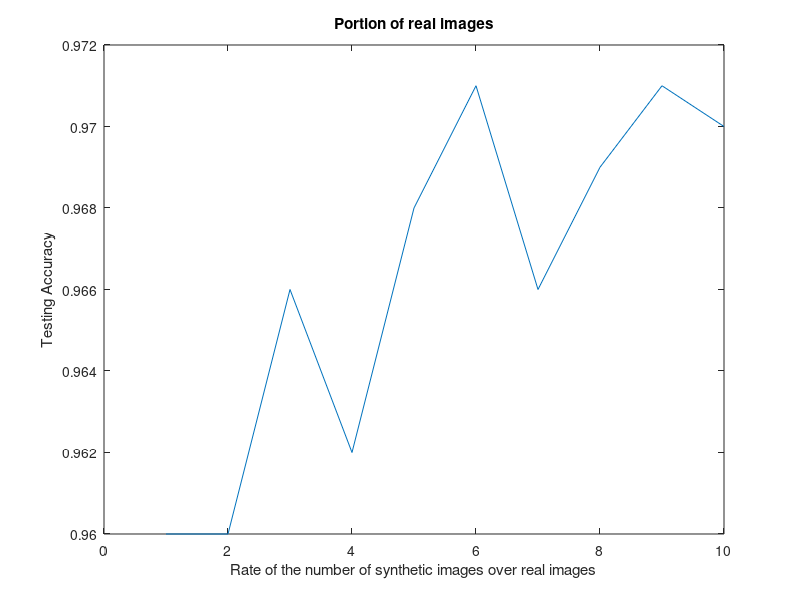
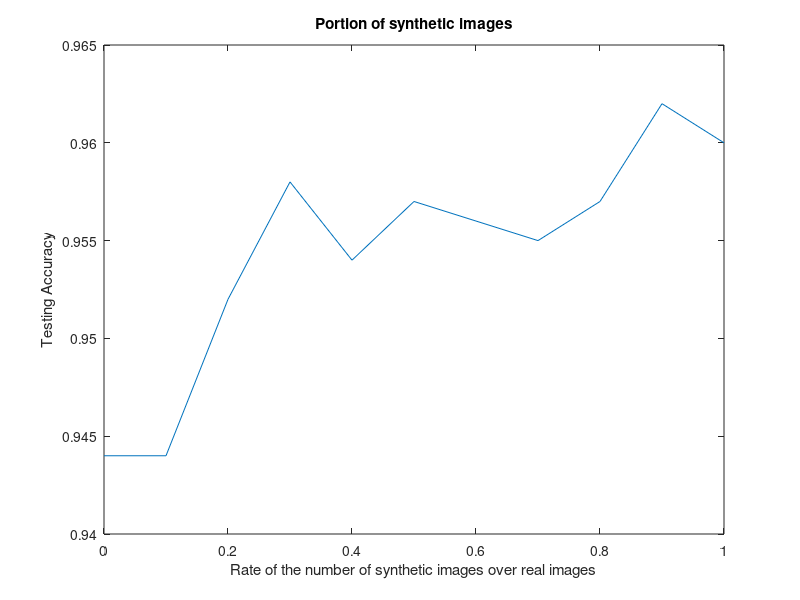

Recreate these plots in MATLAB, in order.
close all; clc; clear;
% % EPOCH:50, lr=0.001
% index = 1:10;
% Acc = [0.949,0.956,0.954,0.960,0.965,0.972,0.972,0.970,0.970,0.971];  %0.971
% 
% index_ = 0.1:0.1:1;
% Acc_ = [0.941,0.943,0.942,0.945,0.931,0.946,0.946,0.946,0.954,0.950];

index = 1:10;
Acc = [0.960, 0.960,0.966,0.962,0.968,0.971,0.966,0.969,0.971,0.970];  %0.971

index_ = 0:0.1:1;
Acc_ = [0.944,0.944,0.952,0.958,0.954,0.957,0.956,0.955,0.957,0.962,0.960];


figure (1)
plot(index,Acc)
xlabel('Rate of the number of synthetic images over real images')
ylabel('Testing Accuracy')
title('Portion of real images')

figure (2)
plot(index_,Acc_)
xlabel('Rate of the number of synthetic images over real images')
ylabel('Testing Accuracy')
title('Portion of synthetic images')